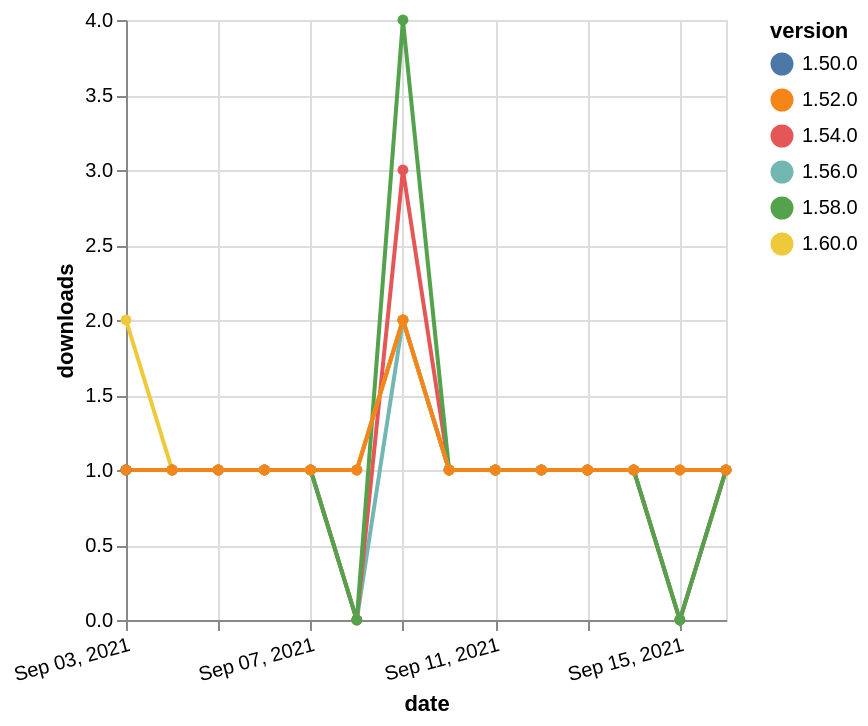

Specify this chart in Vega-Lite:
### Vega-Lite specification from a JSON file in a GitHub repository (floating-point values rounded to 4 significant figures)
{"$schema": "https://vega.github.io/schema/vega-lite/v5.json", "description": "A simple bar chart with embedded data.", "data": {"values": [{"date": "2021-09-03", "total": 145, "delta": 1, "version": "1.56.0"}, {"date": "2021-09-04", "total": 146, "delta": 1, "version": "1.56.0"}, {"date": "2021-09-05", "total": 147, "delta": 1, "version": "1.56.0"}, {"date": "2021-09-06", "total": 148, "delta": 1, "version": "1.56.0"}, {"date": "2021-09-07", "total": 149, "delta": 1, "version": "1.56.0"}, {"date": "2021-09-08", "total": 149, "delta": 0, "version": "1.56.0"}, {"date": "2021-09-09", "total": 151, "delta": 2, "version": "1.56.0"}, {"date": "2021-09-10", "total": 152, "delta": 1, "version": "1.56.0"}, {"date": "2021-09-11", "total": 153, "delta": 1, "version": "1.56.0"}, {"date": "2021-09-12", "total": 154, "delta": 1, "version": "1.56.0"}, {"date": "2021-09-13", "total": 155, "delta": 1, "version": "1.56.0"}, {"date": "2021-09-14", "total": 156, "delta": 1, "version": "1.56.0"}, {"date": "2021-09-15", "total": 156, "delta": 0, "version": "1.56.0"}, {"date": "2021-09-16", "total": 157, "delta": 1, "version": "1.56.0"}, {"date": "2021-09-03", "total": 179, "delta": 1, "version": "1.54.0"}, {"date": "2021-09-04", "total": 180, "delta": 1, "version": "1.54.0"}, {"date": "2021-09-05", "total": 181, "delta": 1, "version": "1.54.0"}, {"date": "2021-09-06", "total": 182, "delta": 1, "version": "1.54.0"}, {"date": "2021-09-07", "total": 183, "delta": 1, "version": "1.54.0"}, {"date": "2021-09-08", "total": 183, "delta": 0, "version": "1.54.0"}, {"date": "2021-09-09", "total": 186, "delta": 3, "version": "1.54.0"}, {"date": "2021-09-10", "total": 187, "delta": 1, "version": "1.54.0"}, {"date": "2021-09-11", "total": 188, "delta": 1, "version": "1.54.0"}, {"date": "2021-09-12", "total": 189, "delta": 1, "version": "1.54.0"}, {"date": "2021-09-13", "total": 190, "delta": 1, "version": "1.54.0"}, {"date": "2021-09-14", "total": 191, "delta": 1, "version": "1.54.0"}, {"date": "2021-09-15", "total": 191, "delta": 0, "version": "1.54.0"}, {"date": "2021-09-16", "total": 192, "delta": 1, "version": "1.54.0"}, {"date": "2021-09-03", "total": 182, "delta": 1, "version": "1.58.0"}, {"date": "2021-09-04", "total": 183, "delta": 1, "version": "1.58.0"}, {"date": "2021-09-05", "total": 184, "delta": 1, "version": "1.58.0"}, {"date": "2021-09-06", "total": 185, "delta": 1, "version": "1.58.0"}, {"date": "2021-09-07", "total": 186, "delta": 1, "version": "1.58.0"}, {"date": "2021-09-08", "total": 186, "delta": 0, "version": "1.58.0"}, {"date": "2021-09-09", "total": 190, "delta": 4, "version": "1.58.0"}, {"date": "2021-09-10", "total": 191, "delta": 1, "version": "1.58.0"}, {"date": "2021-09-11", "total": 192, "delta": 1, "version": "1.58.0"}, {"date": "2021-09-12", "total": 193, "delta": 1, "version": "1.58.0"}, {"date": "2021-09-13", "total": 194, "delta": 1, "version": "1.58.0"}, {"date": "2021-09-14", "total": 195, "delta": 1, "version": "1.58.0"}, {"date": "2021-09-15", "total": 195, "delta": 0, "version": "1.58.0"}, {"date": "2021-09-16", "total": 196, "delta": 1, "version": "1.58.0"}, {"date": "2021-09-03", "total": 239, "delta": 1, "version": "1.50.0"}, {"date": "2021-09-04", "total": 240, "delta": 1, "version": "1.50.0"}, {"date": "2021-09-05", "total": 241, "delta": 1, "version": "1.50.0"}, {"date": "2021-09-06", "total": 242, "delta": 1, "version": "1.50.0"}, {"date": "2021-09-07", "total": 243, "delta": 1, "version": "1.50.0"}, {"date": "2021-09-08", "total": 244, "delta": 1, "version": "1.50.0"}, {"date": "2021-09-09", "total": 246, "delta": 2, "version": "1.50.0"}, {"date": "2021-09-10", "total": 247, "delta": 1, "version": "1.50.0"}, {"date": "2021-09-11", "total": 248, "delta": 1, "version": "1.50.0"}, {"date": "2021-09-12", "total": 249, "delta": 1, "version": "1.50.0"}, {"date": "2021-09-13", "total": 250, "delta": 1, "version": "1.50.0"}, {"date": "2021-09-14", "total": 251, "delta": 1, "version": "1.50.0"}, {"date": "2021-09-15", "total": 252, "delta": 1, "version": "1.50.0"}, {"date": "2021-09-16", "total": 253, "delta": 1, "version": "1.50.0"}, {"date": "2021-09-03", "total": 119, "delta": 2, "version": "1.60.0"}, {"date": "2021-09-04", "total": 120, "delta": 1, "version": "1.60.0"}, {"date": "2021-09-05", "total": 121, "delta": 1, "version": "1.60.0"}, {"date": "2021-09-06", "total": 122, "delta": 1, "version": "1.60.0"}, {"date": "2021-09-07", "total": 123, "delta": 1, "version": "1.60.0"}, {"date": "2021-09-08", "total": 124, "delta": 1, "version": "1.60.0"}, {"date": "2021-09-09", "total": 126, "delta": 2, "version": "1.60.0"}, {"date": "2021-09-10", "total": 127, "delta": 1, "version": "1.60.0"}, {"date": "2021-09-11", "total": 128, "delta": 1, "version": "1.60.0"}, {"date": "2021-09-12", "total": 129, "delta": 1, "version": "1.60.0"}, {"date": "2021-09-13", "total": 130, "delta": 1, "version": "1.60.0"}, {"date": "2021-09-14", "total": 131, "delta": 1, "version": "1.60.0"}, {"date": "2021-09-15", "total": 132, "delta": 1, "version": "1.60.0"}, {"date": "2021-09-16", "total": 133, "delta": 1, "version": "1.60.0"}, {"date": "2021-09-03", "total": 188, "delta": 1, "version": "1.52.0"}, {"date": "2021-09-04", "total": 189, "delta": 1, "version": "1.52.0"}, {"date": "2021-09-05", "total": 190, "delta": 1, "version": "1.52.0"}, {"date": "2021-09-06", "total": 191, "delta": 1, "version": "1.52.0"}, {"date": "2021-09-07", "total": 192, "delta": 1, "version": "1.52.0"}, {"date": "2021-09-08", "total": 193, "delta": 1, "version": "1.52.0"}, {"date": "2021-09-09", "total": 195, "delta": 2, "version": "1.52.0"}, {"date": "2021-09-10", "total": 196, "delta": 1, "version": "1.52.0"}, {"date": "2021-09-11", "total": 197, "delta": 1, "version": "1.52.0"}, {"date": "2021-09-12", "total": 198, "delta": 1, "version": "1.52.0"}, {"date": "2021-09-13", "total": 199, "delta": 1, "version": "1.52.0"}, {"date": "2021-09-14", "total": 200, "delta": 1, "version": "1.52.0"}, {"date": "2021-09-15", "total": 201, "delta": 1, "version": "1.52.0"}, {"date": "2021-09-16", "total": 202, "delta": 1, "version": "1.52.0"}]}, "width": "container", "mark": {"type": "line", "point": {"filled": true}}, "encoding": {"x": {"field": "date", "type": "temporal", "timeUnit": "yearmonthdate", "title": "date", "axis": {"labelAngle": -15}}, "y": {"field": "delta", "type": "quantitative", "title": "downloads"}, "color": {"field": "version", "type": "nominal"}, "tooltip": {"field": "delta"}}}
